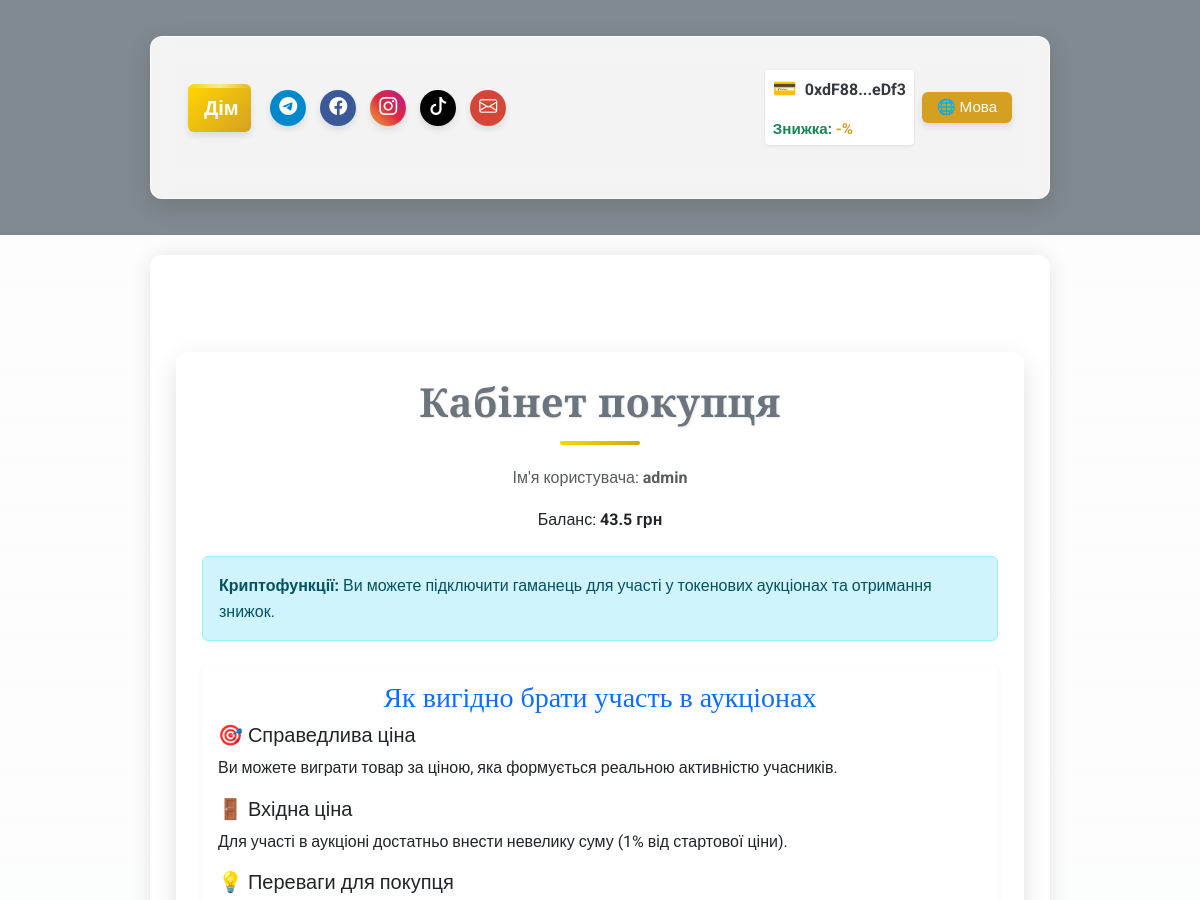
/user/buyer/admin@example.com (signed in, upper part), run on an earlier commit of the app's database.
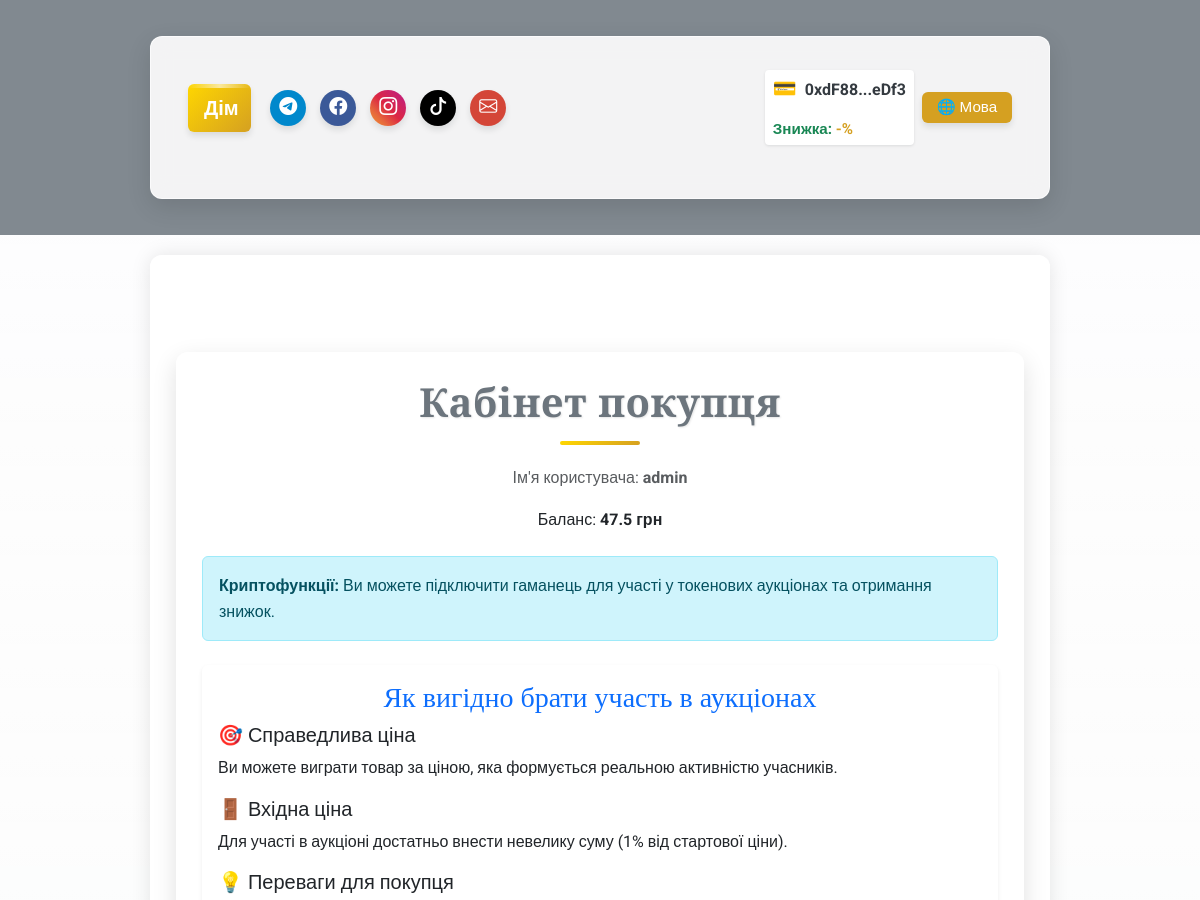
And on a later commit of the database.
### app/models/user.py (models this page shows, shortened)
class User(UserMixin, db.Model):
    __tablename__ = 'users'
    id = db.Column(db.Integer, primary_key=True)
    username = db.Column(db.String(80), nullable=False, unique=True)
    email = db.Column(db.String(120), nullable=False, unique=True)
    password_hash = db.Column(db.String(128), nullable=False)
    balance = db.Column(db.Float, default=0.0)
    platform_balance = db.Column(db.Float, default=0.0)  # Баланс платформи
    user_type = db.Column(db.String(10), nullable=False)  # "buyer", "seller", "admin"
    is_admin = db.Column(db.Boolean, default=False)  # Поле для адміністратора
    wallet_address = db.Column(db.String(42), nullable=True)  # Адреса криптогаманця
    verification_document = db.Column(db.String(255))
    is_verified = db.Column(Boolean, default=False)
    company_name = db.Column(db.String(255))
    tax_id = db.Column(db.String(64))
    language = db.Column(db.String(5), default='ua')  # 'ua', 'en', 'de'    # Зв'язки
    auctions_created = db.relationship('Auction', foreign_keys='Auction.seller_id', backref='seller', lazy=True)
    auctions_won = db.relationship('Auction', foreign_keys='Auction.winner_id', backref='winner', lazy=True)
    auction_participations = db.relationship('AuctionParticipant', back_populates='user', lazy=True)

### app/routes/user_routes.py (the view, shortened to what this page needs)
@user_bp.route('/buyer/<string:email>', methods=['GET', 'POST'])
@login_required
def buyer_dashboard(email):
    if current_user.email != email:
        lang = session.get('lang', 'ua')
        flash(get_message('not_authorized', lang), 'error')
        return redirect(url_for('auth.login'))
    user = User.query.filter_by(email=email).first()
    if not user:
        lang = session.get('lang', 'ua')
        flash(get_message('user_not_found', lang), 'error')
        return redirect(url_for('auth.login'))    # Активні аукціони
    auctions = Auction.query.filter_by(is_active=True).all()
    pending_confirmations = Auction.query.filter_by(is_active=False, is_confirmed=False, winner_id=current_user.id).all()
    lang = session.get('lang', 'ua')
    auction_participants = {}
    try:
        for a in auctions:
            try:
                if hasattr(a, 'get_participant'):
                    auction_participants[a.id] = a.get_participant(current_user.id)
                else:
                    from app.models.auction_participant import AuctionParticipant
                    auction_participants[a.id] = AuctionParticipant.query.filter_by(
                        auction_id=a.id, user_id=current_user.id).first()
            except Exception as e:
                print(f"[ERROR] Failed to get participant for auction {a.id}: {e}")
                auction_participants[a.id] = None
    except Exception as e:
        print(f"[ERROR] Error while handling participants: {e}")
    if lang == 'en':
        return render_template('users/buyer_dashboard_en.html', user=user, auctions=auctions, pending_confirmations=pending_confirmations, lang=lang, ui_text=ui_text, auction_participants=auction_participants)
    elif lang == 'de':
        return render_template('users/buyer_dashboard_de.html', user=user, auctions=auctions, pending_confirmations=pending_confirmations, lang=lang, ui_text=ui_text, auction_participants=auction_participants)
    return render_template('users/buyer_dashboard.html', user=user, auctions=auctions, pending_confirmations=pending_confirmations, lang=lang, ui_text=ui_text, auction_participants=auction_participants)

### app/models/auction.py (called while the page is built)
    def get_safe_photo(self, index=None):
        import os
        from flask import current_app
        fallback_image = 'images/default/no-image.png'
        if index is not None and self.photos and 0 <= index < len(self.photos):
            photo_path = self.photos[index]
        elif self.photos and 0 <= (self.main_photo_idx or 0) < len(self.photos):
            photo_path = self.photos[self.main_photo_idx or 0]
        elif self.photos and len(self.photos) > 0:
            photo_path = self.photos[0]
        else:
            return fallback_image
        full_path = os.path.join(current_app.static_folder, photo_path)
        if os.path.isfile(full_path):
            return photo_path
        else:
            print(f"Warning: Image file not found: {photo_path}")
            return fallback_image

### app/utils/i18n_ui.py (called while the page is built)
def ui_text(key, lang):
    return ui_translations.get(key, {}).get(lang, ui_translations.get(key, {}).get('ua', key))

### app/templates/users/buyer_dashboard.html (shortened to what this page needs)
{% extends "base.html" %}
{% block content %}
<div class="container my-5">
    <div class="text-center mb-4">
        <h1 class="text-secondary">Кабінет покупця</h1>
        <p class="text-muted">Ім'я користувача: <strong>{{ user.username }}</strong></p>
        <p>Баланс: <strong><span id="balance-display">{{ user.balance }}</span> грн</strong></p>
    </div>
    <div class="alert alert-info mb-4">
        <b>Криптофункції:</b> Ви можете підключити гаманець для участі у токенових аукціонах та отримання знижок.
    </div>
    <div class="card shadow-sm border-0 mb-5">
        <div class="card-body">
            <h3 class="card-title text-primary">Як вигідно брати участь в аукціонах</h3>
            <h5>🎯 Справедлива ціна</h5>
            <p>Ви можете виграти товар за ціною, яка формується реальною активністю учасників.</p>
            <h5>🚪 Вхідна ціна</h5>
            <p>Для участі в аукціоні достатньо внести невелику суму (1% від стартової ціни).</p>
            <h5>💡 Переваги для покупця</h5>
        </div>
    </div>
</div>
{% endblock %}

### app/templates/base.html (shortened to what the changed rows need)
<!DOCTYPE html>
<html lang="{{ lang if lang else 'uk' }}">
<head>
    <link href="https://cdn.jsdelivr.net/npm/bootstrap@5.3.0/dist/css/bootstrap.min.css" rel="stylesheet">
    <link rel="stylesheet" href="https://cdn.jsdelivr.net/npm/bootstrap-icons@1.11.1/font/bootstrap-icons.css">
    <link rel="stylesheet" href="{{ url_for('static', filename='css/custom.css') }}?v={{ range(1, 100000) | random }}">
</head>
<body class="bg-light text-dark" style="font-family: 'Roboto', sans-serif;">
    <header class="bg-secondary text-white py-3" style="background-color: rgba(108, 117, 125, 0.85) !important;">
        <div class="container">
            <nav class="navbar navbar-expand-lg navbar-dark">                <div class="container-fluid">                    <a class="navbar-brand fw-bold home-button" href="/">{{ ui_text('home', lang) }}</a>
                    <div class="d-flex align-items-center w-100 justify-content-between header-content">
                        <div class="d-flex align-items-center ms-3 header-controls">
                            {% if current_user.is_authenticated %}
                            {% if current_user.wallet_address %}
                            <div class="wallet-widget">                                <div class="wallet-address-container">
                                    <span class="wallet-icon">&#128179;</span>
                                    <span id="wallet-address-short" title="{{ ui_text('copy_address', lang) }}" data-full-address="{{ current_user.wallet_address }}" class="text-truncate-item">
                                        {{ current_user.wallet_address[:6] }}...{{ current_user.wallet_address[-4:] }}
                                    </span>
                                </div>                                {% if user_discount is not none %}
                                <div class="small text-success fw-bold mt-1 wallet-discount text-truncate-item">
                                    {{ ui_text('token_discount', lang) }}: <span style="color:#d5a021;">-{{ user_discount }}%</span>
                                </div>
                                {% endif %}
                            </div>                            {% else %}                            <button onclick="connectWallet()" class="btn btn-outline-warning btn-sm ms-2 wallet-connect-btn text-truncate-item">
                                {{ ui_text('connect_wallet', lang) }}&nbsp;&#128179;
                            </button>
                            {% endif %}
                            {% endif %}
                        </div>
                    </div>
                </div>
            </nav>
        </div>    </header>    <main class="container py-5" style="background-color: rgba(255, 255, 255, 0.85); border-radius: 12px; box-shadow: 0 0 20px rgba(0, 0, 0, 0.1);">
        {% block content %}{% endblock %}
    </main>
</body>
</html>

What changed in the data, as far as the page shows it:
changed User "0xdF88": balance "43.5" → "47.5"
